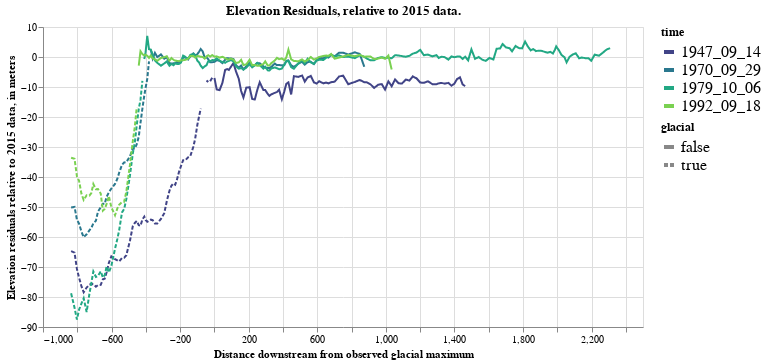

Write notebook code for a chart like this one.
### Markdown cell above
Plot elevation residuals, include glacier signals (small)

### Code cell
src = diff_df[['elevation', 'time', 'path_distance_from_glacier', 'glacial', 'elevation_residual']].reset_index().dropna()
src['time'] = src['time'].apply(lambda x: x.strftime(strip_time_format))
alt.Chart(
    src
).mark_line().encode(
    alt.X("path_distance_from_glacier:Q", title="Distance downstream from observed glacial maximum"),
    alt.Y(
        "elevation_residual:Q", 
        scale=alt.Scale(zero=False), 
        title=['Elevation residuals relative to 2015 data, in meters'],
        impute=alt.ImputeParams(value=None)
    ),
    alt.Color("time:O", scale=alt.Scale(scheme='viridis')),
    alt.StrokeDash('glacial:N')
).properties(
    width = 600,
    # height = 600,
    title="Elevation Residuals, relative to 2015 data."
).configure_legend(
    titleColor='black', 
    titleFontSize=12, 
    labelFontSize=16, 
    symbolStrokeWidth=4
)

### Figure 1 — Vega-Lite specification as saved in the notebook (floating-point values rounded to 4 significant figures; data arrays with more than 128 entries replaced by an {"elided": "..."} marker saying what was removed)
{"config": {"view": {"continuousWidth": 400, "continuousHeight": 300}, "legend": {"labelFontSize": 16, "symbolStrokeWidth": 4, "titleColor": "black", "titleFontSize": 12}}, "data": {"name": "data-c76490a749e1c4fa036818481af006b5"}, "mark": "line", "encoding": {"color": {"field": "time", "scale": {"scheme": "viridis"}, "type": "ordinal"}, "strokeDash": {"field": "glacial", "type": "nominal"}, "x": {"field": "path_distance_from_glacier", "title": "Distance downstream from observed glacial maximum", "type": "quantitative"}, "y": {"field": "elevation_residual", "impute": {"value": null}, "scale": {"zero": false}, "title": ["Elevation residuals relative to 2015 data, in meters"], "type": "quantitative"}}, "title": "Elevation Residuals, relative to 2015 data.", "width": 600, "$schema": "https://vega.github.io/schema/vega-lite/v4.17.0.json", "datasets": {"data-c76490a749e1c4fa036818481af006b5": {"elided": "579 records"}}}
